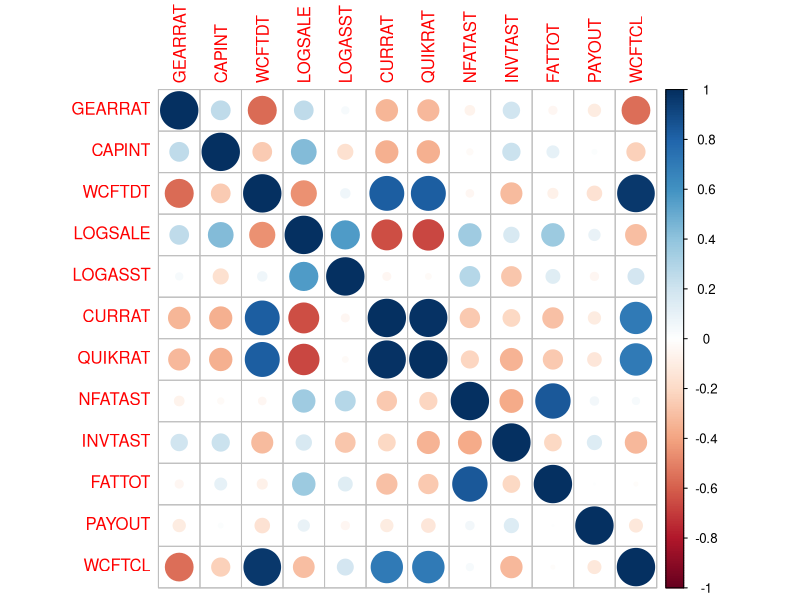
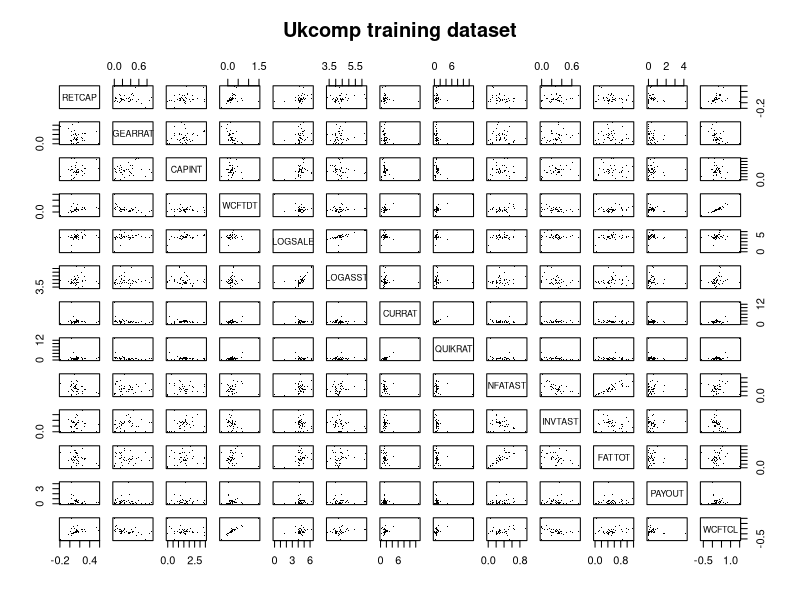
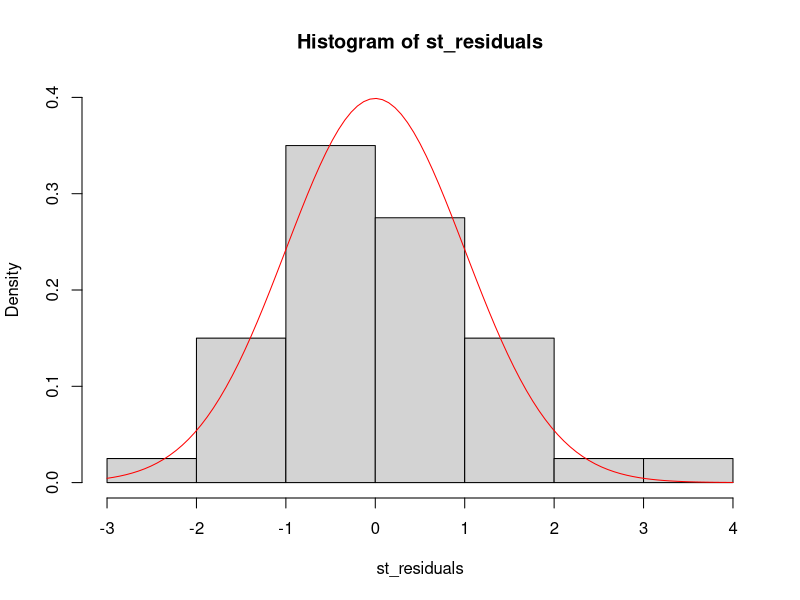
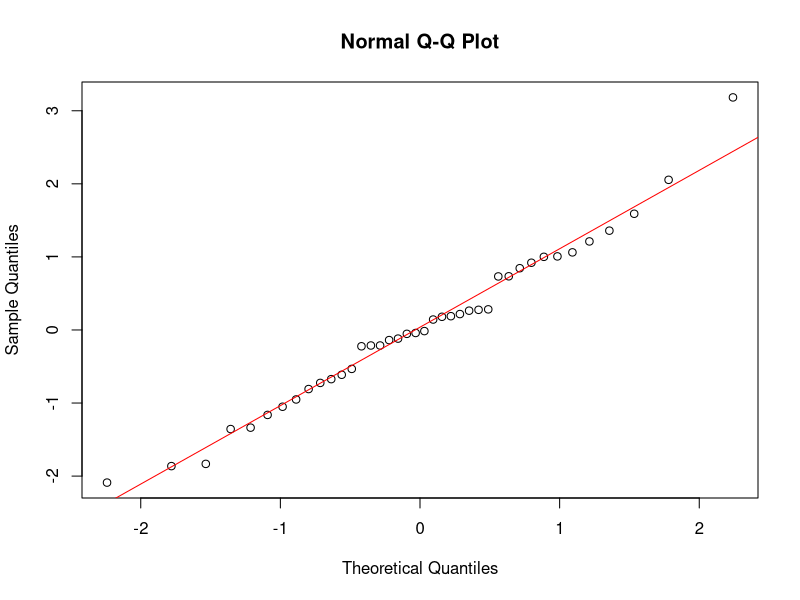
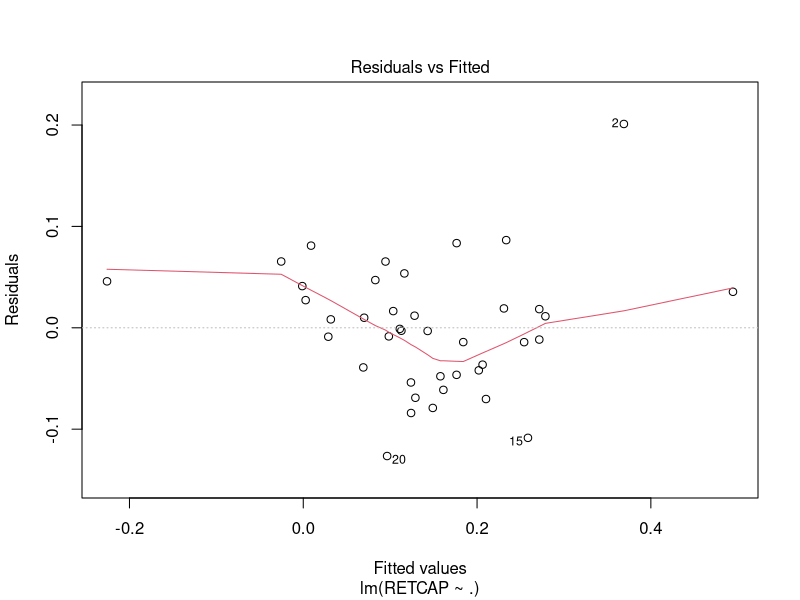
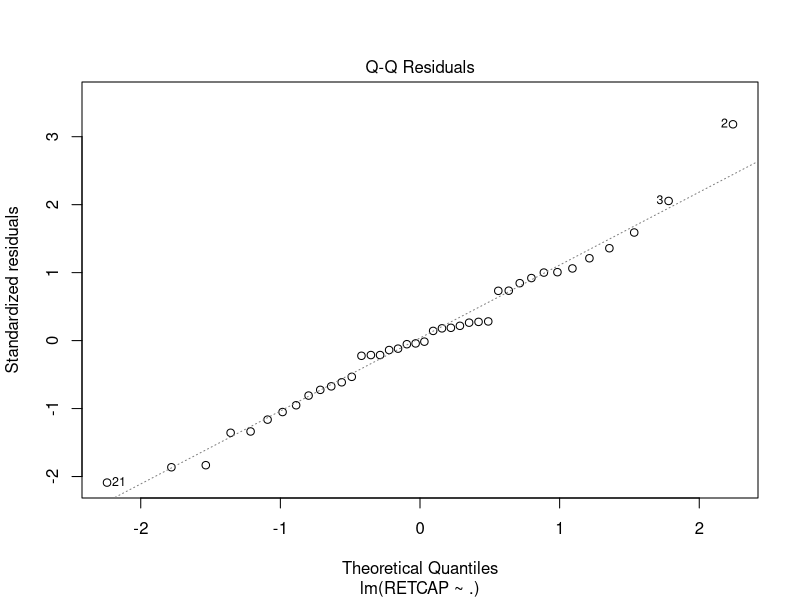
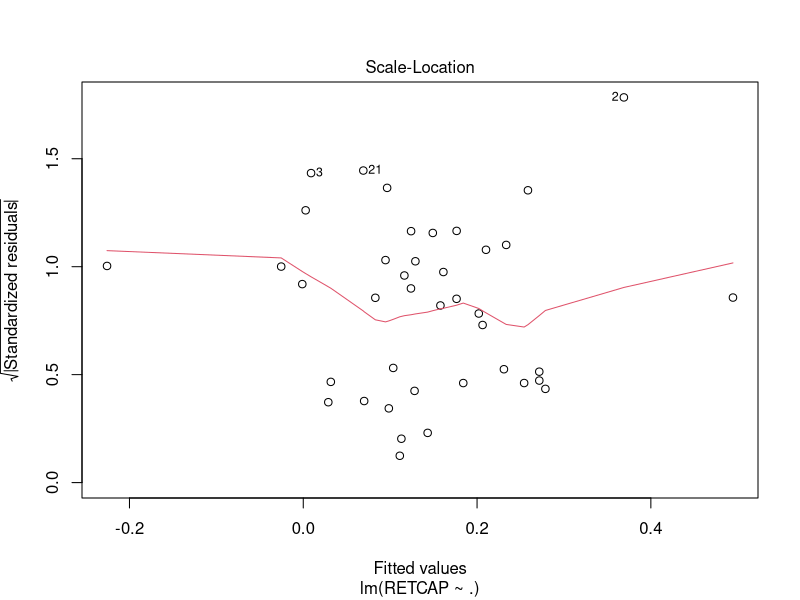
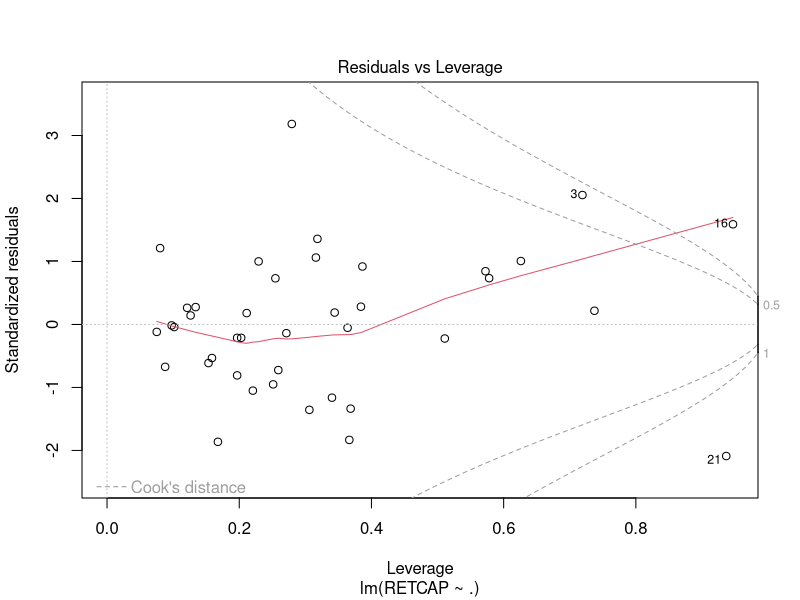

These figures' R source, in order:
## ---- chunk 1
knitr::opts_chunk$set(echo = TRUE)
## ---- chunk 2
setwd("D:/Formations/DSTI/2021 07 - Advanced stats and ML/assignment")
## ---- chunk 3
ukcomp_train <- read.table(
  "ukcomp1_r.dat", header=TRUE, 
  sep="",dec=".", 
  fileEncoding="latin1", 
  check.names=FALSE)

ukcomp_test <- read.table(
  "ukcomp2_r.dat", 
  header=TRUE, 
  sep="",dec=".", 
  fileEncoding="latin1", 
  check.names=FALSE
  )
## ---- chunk 4
str(ukcomp_train)

sum(is.na(ukcomp_train))
sum(is.na(ukcomp_test))

head(ukcomp_train,10)
head(ukcomp_test,10)
## ---- chunk 5
library(corrplot)
corrplot(cor(ukcomp_train[,-1],use="complete.obs"),method="circle") #I exclude response variable #1
cor(ukcomp_train[,-1])

## ---- chunk 6
pairs(ukcomp_train, main = "Ukcomp training dataset", pch = ".")
## ---- chunk 7
model = lm(RETCAP~.,data = ukcomp_train)
summary(model)
## ---- chunk 8
st_residuals=rstandard(model)
ks.test(st_residuals, pnorm)
## ---- chunk 9
# Density histogram
hist(st_residuals, freq=FALSE, ylim =c(0,0.4))
curve(dnorm(x, mean = 0, sd = 1), from = -3, col = "red", add = TRUE)

# QQ-PLOT
qqnorm(st_residuals, main = "Normal Q-Q Plot",
       xlab = "Theoretical Quantiles", ylab = "Sample Quantiles",
       plot.it = TRUE, datax = FALSE)
qqline(st_residuals, datax = FALSE, distribution = qnorm,
       probs = c(0.25, 0.75), qtype = 7, col='red')
## ---- chunk 10
plot(model)
## ---- chunk 11
plot.res=function(x, y, title = "", label_x = "", label_y = "")
{
  plot(x,y,col='blue',main=title, xlab = label_x, ylab = label_y)
  abline(h=0,col='green')
}
plot.res(predict(model),st_residuals,"",'fitted values','Standardized Residuals')

student_residuals=rstudent(model)

plot.res(predict(model),student_residuals,"",'fitted values','Studendized Residuals')
## ---- chunk 12
library(Matrix)
rank <- rankMatrix(as.matrix(ukcomp_train[,-1]))[1]
bonferroni_adjusted_alpha <- 0.05 / (rank-1)
bonferroni_adjusted_alpha
## ---- chunk 13
summary(model)
## ---- chunk 14
model_final_BONFERRONI <- lm(RETCAP ~ LOGSALE, data = ukcomp_train)
## ---- chunk 15
pvalues_model_raw <- summary(model)$coeff[,4]
pvalues_model_adjusted <- p.adjust(pvalues_model_raw, "fdr")
pvalues_model_adjusted
## ---- chunk 16
library(MASS)
model_final_STEPWISE_F <- stepAIC(model,~.,direction=c("both"),test="F")
summary(model_final_STEPWISE_F)
## ---- chunk 17
model_final_STEPWISE_AIC <- stepAIC(model,~.,direction=c("both"))

## ---- chunk 18
nb_obs <- length(ukcomp_train$RETCAP)
model_final_STEPWISE_BIC <- stepAIC(model,~.,direction=c("both"),k=log(nb_obs))
summary(model_final_STEPWISE_BIC)
## ---- chunk 19
library(glmnet)
model_cv = cv.glmnet(as.matrix(ukcomp_train[,-1]), 
                     ukcomp_train[,1], family="gaussian", 
                     nlambda=50, nfolds = 10, alpha=1)
model_cv #shows min and 1SE models
plot(model_cv)

## ---- chunk 20
model_LASSO = glmnet(as.matrix(ukcomp_train[,-1]),
                     as.matrix(ukcomp_train[,1]),family="gaussian",
                     alpha=1,lambda = model_cv$lambda.1se)
model_LASSO$beta   #estimated beta vector
## ---- chunk 21
model_final_LASSO = lm(RETCAP ~ CAPINT + LOGSALE + CURRAT 
                       + NFATAST + FATTOT + PAYOUT + WCFTCL, data=ukcomp_train)
summary(model_final_LASSO)
model_final_LASSO$coefficients
## ---- chunk 22
library(randomForest)
## ---- chunk 23
p = dim(ukcomp_train[-1])[2] #number of explanatory variables
RF = randomForest(RETCAP~.,data=ukcomp_train, mtry = sqrt(p), ntree = 500, importance = TRUE)
## ---- chunk 24
RF
names(RF)
RF$importance
## ---- chunk 25
# Testing error for selection using Bonferroni correction
pred_test_BONFERRONI <- predict(model_final_BONFERRONI,newdata = ukcomp_test)
residuals_test_BONFERRONI <- pred_test_BONFERRONI - ukcomp_test$RETCAP
test_error_BONFERRONI <- mean(residuals_test_BONFERRONI**2)

# Testing error for selection using Benjamini & Hocheberg correction: same as for Bonferroni

# Testing error for stepwise selection using Fisher criterion
pred_test_STEPWISE_F <- predict(model_final_STEPWISE_F,newdata = ukcomp_test)
residuals_test_STEPWISE_F <- pred_test_STEPWISE_F - ukcomp_test$RETCAP
test_error_STEPWISE_F <- mean(residuals_test_STEPWISE_F**2)

# Testing error for stepwise selection using AIC criterion
pred_test_STEPWISE_AIC <- predict(model_final_STEPWISE_AIC,newdata = ukcomp_test)
residuals_test_STEPWISE_AIC <- pred_test_STEPWISE_AIC - ukcomp_test$RETCAP
test_error_STEPWISE_AIC <- mean(residuals_test_STEPWISE_AIC**2)

# Testing error for stepwise selection using BIC criterion
pred_test_STEPWISE_BIC <- predict(model_final_STEPWISE_BIC,newdata = ukcomp_test)
residuals_test_STEPWISE_BIC <- pred_test_STEPWISE_BIC - ukcomp_test$RETCAP
test_error_STEPWISE_BIC <- mean(residuals_test_STEPWISE_BIC**2)

# Testing error for selection using Lasso method + cross validation
pred_test_LASSO <- predict(model_final_LASSO,newdata = ukcomp_test)
residuals_test_LASSO <- pred_test_LASSO - ukcomp_test$RETCAP
test_error_LASSO <- mean(residuals_test_LASSO**2)

# Testing error for selection using Random Forest
pred_test_RF <- predict(RF,newdata = ukcomp_test)
residuals_test_RF <- pred_test_RF - ukcomp_test$RETCAP
test_error_RF <- mean(residuals_test_RF**2)
## ---- chunk 26
test_error_BONFERRONI
test_error_STEPWISE_F
test_error_STEPWISE_AIC
test_error_STEPWISE_BIC
test_error_LASSO
test_error_RF
## ---- chunk 27
summary(model_final_STEPWISE_BIC)
model_final_STEPWISE_BIC$coefficients
